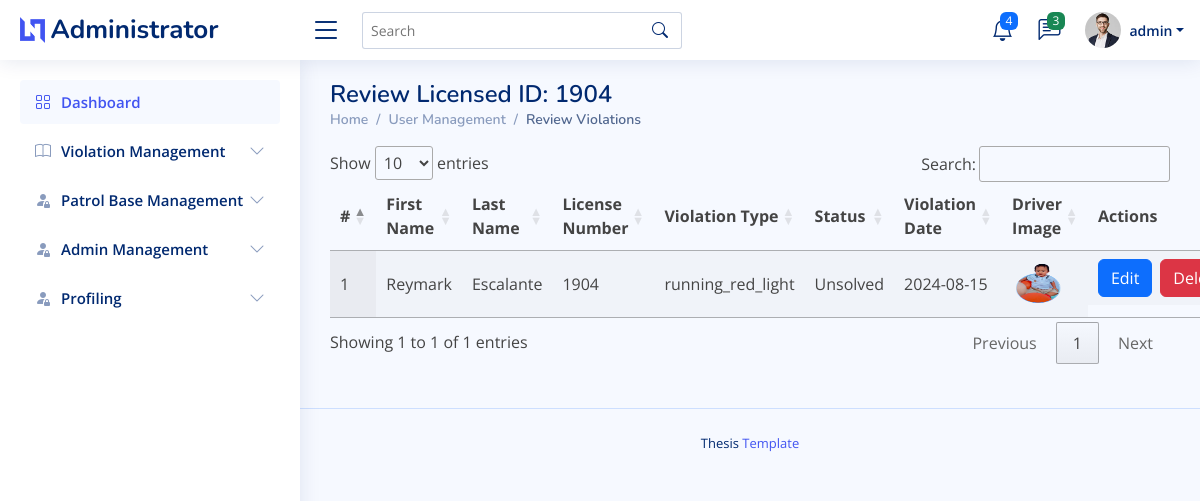
The app's page /admin/review_user_page.php?licensed_no=1904 (signed in), older data.
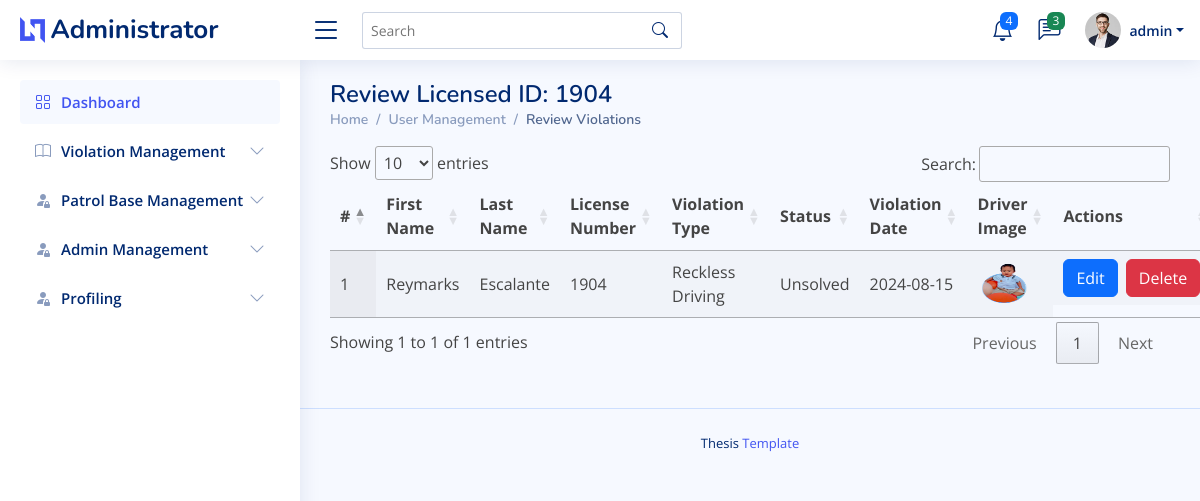
The same page, newer data.
### tables this page shows
CREATE TABLE `traffic_violations`  (
  `violation_id` int NOT NULL AUTO_INCREMENT,
  `officer_name` varchar(100) NOT NULL,
  `violation_type` varchar(50) NOT NULL,
  `vehicle_plate_number` varchar(20) NOT NULL,
  `driver_licensed` varchar(255) NULL DEFAULT NULL,
  `driver_lastname` varchar(255) NULL DEFAULT NULL,
  `driver_firstname` varchar(100) NOT NULL,
  `driver_image_path` varchar(255) NULL DEFAULT NULL,
  `violation_location` varchar(255) NOT NULL,
  `violation_date` date NOT NULL,
  `violation_time` time NOT NULL,
  `evidence_path` varchar(255) NULL DEFAULT NULL,
  `additional_notes` text NULL,
  `status` varchar(50) NULL DEFAULT 'Unsolved',
  `created_at` timestamp NOT NULL DEFAULT current_timestamp,
  PRIMARY KEY (`violation_id`) USING BTREE
);

### admin/review_user_page.php (the view, shortened to what this page needs)
<?php
include("admin_header.php");
?>
<body>
<?php
    include("admin_topnav.php");
    include("admin_sidenav.php");
    $licensed_no = isset($_GET['licensed_no']) ? $_GET['licensed_no'] : '';
?>
<main id="main" class="main">
  <div class="pagetitle">
    <h1>Review Licensed ID: <?php echo htmlspecialchars($licensed_no); ?></h1>
    <nav>
      <ol class="breadcrumb">
        <li class="breadcrumb-item"><a href="index.html">Home</a></li>
        <li class="breadcrumb-item">User Management</li>
        <li class="breadcrumb-item active">Review Violations</li>
      </ol>
    </nav>
  </div>
  <section class="section">
    <div class="row align-items-top">
      <div class="col-lg-12 mb-4">
      <?php
          if ($licensed_no) {
              $stmt = $connection->prepare("SELECT * FROM traffic_violations WHERE driver_licensed = ?");
              $stmt->bind_param('s', $licensed_no);
              $stmt->execute();
              $result = $stmt->get_result();
              $count = 1;
              if ($result->num_rows > 0) {
                  echo '<table id="violationsTable" class="display">
                          <thead>
                              <tr>
                                  <th>#</th>
                                  <th>First Name</th>
                                  <th>Last Name</th>
                                  <th>License Number</th>
                                  <th>Violation Type</th>
                                  <th>Status</th>
                                  <th>Violation Date</th>
                                  <th>Driver Image</th>
                                  <th>Actions</th>
                              </tr>
                          </thead>
                          <tbody>';
                  while ($row = $result->fetch_assoc()) {
                      echo "<tr>";
                      echo "<td>".$count."</td>";
                      echo "<td>".$row['driver_firstname']."</td>";
                      echo "<td>".$row['driver_lastname']."</td>";
                      echo "<td>".$row['driver_licensed']."</td>";
                      echo "<td>".$row['violation_type']."</td>";
                      echo "<td>".$row['status']."</td>";
                      echo "<td>".$row['violation_date']."</td>";
                      echo "<td><img src='process/" . htmlspecialchars($row['driver_image_path']) . "' alt='Driver Image' style='width: 50px; height: 50px;'></td>";
                      echo "<td class='d-flex'>";
                      echo "<a class='btn btn-primary me-2' href='edit_violation.php?violation_id=" . htmlspecialchars($row['violation_id']) . "'>Edit</a>";
                      echo "<a class='btn btn-danger me-2' href='delete_violation.php?violation_id=" . htmlspecialchars($row['violation_id']) . "'>Delete</a>";
                      echo "</td>";
                      echo "</tr>";
                      $count++;
                  }
                  echo '</tbody></table>';
              }
          } else {
              echo '<p>Please provide a license number to search.</p>';
          }
        ?>
      </div>
    </div>
  </section>
</main>
<?php
    include("admin_footer.php");
?>
<link rel="stylesheet" href="https://cdn.datatables.net/1.11.3/css/jquery.dataTables.min.css" />
</body>
</html>

Row changes from the older to the newer data that the page shows:
changed traffic_violations "Escalante": driver_firstname "Reymark" → "Reymarks"; violation_type "running_red_light" → "Reckless Driving"
